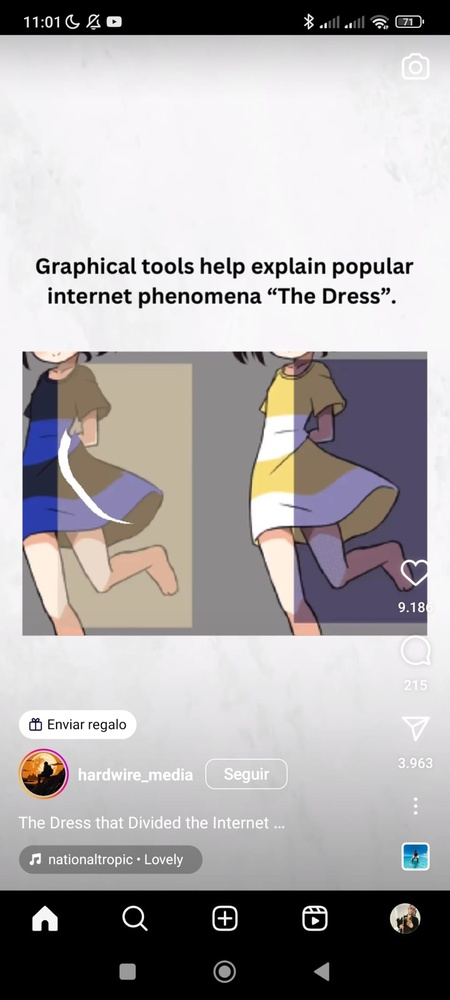
%> input picture Grado_Ingenieria_Informatica/3_Curso/2_Cuatrimestre/Sistemas_de_Percepcion/Practicas/Práctica2/WhatsApp Image 2024-03-24 at 14.49.37.jpeg, 450 x 1000 px, shrunk from 921 x 2048 before the run
$ octave --eval "result = funcion_segmenta_imagen(imread('../../../../../3_Curso/2_Cuatrimestre/Sistemas_de_Percepcion/Practicas/Práctica2/WhatsApp Image 2024-03-24 at 14.49.37.jpeg'));"   (GNU Octave 9; MATLAB toolbox functions it lacks are replaced by stand-ins)
%> lines starting %> are read from the running program, lines starting %| are printed output that depends on the picture; in (x1, y1, x2, y2) boxes, pixels count from 0 and x2, y2 are one past the last pixel; in counts of white or black regions, pixels touching at a corner belong together; the program's own positions count from 1
### Grado_Ingenieria_Informatica/Asignaturas_Optativas/Sistemas de Percepción/Parte3/Funciones/funcion_otsu.m
function T = funcion_otsu(I)
    %% En matlab 255*graythres(I)
    h = imhist(I);

    % Número total de píxeles
    numPix = sum(h);

    % Valor de gris medio global
    valoresGris = 0:255;
    gMedio = sum(valoresGris .* h') / numPix;

    varianzas = zeros(256, 1);

    for T = 1:255
        varianzas(T) = calcula_varianza_entre_clases(T, h, numPix, gMedio);
    end

    % Encontrar el umbral que maximiza la varianza entre clases
    [~, T] = max(varianzas);
    T = T - 1; % Ajustar el índice para que sea un valor de gris válido (0-255)
end

### Grado_Ingenieria_Informatica/Asignaturas_Optativas/Sistemas de Percepción/Parte3/Funciones/funcion_calcula_media_region_histograma.m
function [gMedio, numPix] = funcion_calcula_media_region_histograma(h, gIni, gFin)
    numPix = sum(h(gIni : gFin))

    if(numPix > 0)
        conteo = 0;
        for g = gIni:gFin
            conteo = conteo + g*h(g);
        end
        gMedio = conteo / numPix;
    else
        gMedio = [];
    end

end

### Grado_Ingenieria_Informatica/3_Curso/2_Cuatrimestre/Sistemas_de_Percepcion/Practicas/Parte2/Práctica 4/Funciones/calcula_varianza_entre_clases.m
function var = calcula_varianza_entre_clases(T, h, numPix, gmedio)
    gIni = 1;
    gFin = round(T);

    % Valor de gris medio de la primera clase
    [gmedio1, numPix1] = funcion_calcula_media_region_histograma(h, gIni, gFin);

    gIni = round(T) + 1;
    gFin = 256;

    % Valor de gris medio de la segunda clase
    [gmedio2, numPix2] = funcion_calcula_media_region_histograma(h, gIni, gFin);


    if numPix1 * numPix2 == 0
        var = 0;
    else % nunmPix1 * numPix2 > 0
        % Probabilidad de ocurrencia de la primera clase
        w1 = numPix1/numPix;

        % Probabilidad de ocurrencia de la segunda clase
        w2 = numPix1/numPix;

        % Varianza entre clases
        var = w1*((gmedio1-gmedio)^2) + w2*((gmedio2-gmedio)^2);

    end

end

### Grado_Ingenieria_Informatica/Asignaturas_Optativas/Sistemas de Percepción/Parte2/Práctica 5/Funciones/funcion_segmenta_imagen.m
function [Ietiq, N] = funcion_segmenta_imagen(I)
    % Leer la imagen
    % Si la imagen es RGB, convertirla a escala de grises
        if size(I, 3) == 3
            I = rgb2gray(I);
        end

    % Calcular el histograma de la imagen
    h = imhist(I);

    % Mostrar el histograma
    figure;
    bar(h);
    title('Histograma de la imagen');
    xlabel('Nivel de gris');
    ylabel('Frecuencia');

    % Calcular el umbral utilizando el método de Otsu
    T = funcion_otsu(I);

    % Binarizar la imagen usando el umbral calculado
    Ibin = I > T;

    % Mostrar la imagen binarizada
    figure;
    imshow(Ibin);
    title('Imagen binarizada utilizando el umbral de Otsu');

    % Etiquetar las regiones conectadas en la imagen binarizada
    [Ietiq, N] = bwlabel(Ibin);

    % Mostrar la imagen etiquetada
    figure;
    imshow(label2rgb(Ietiq));
    title(['Imagen etiquetada con ', num2str(N), ' regiones conectadas']);
end
%> in funcion_segmenta_imagen, `I = rgb2gray(I);`:
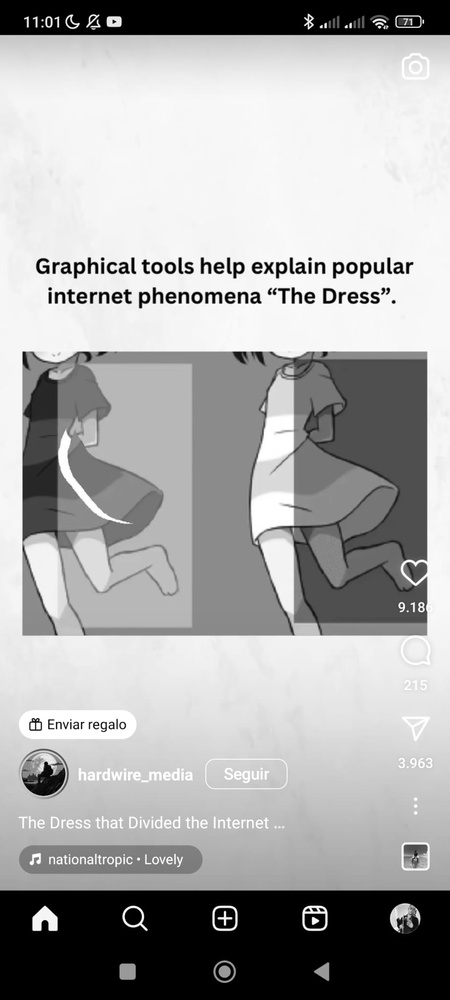
%> I: size 1000x450 uint8; min 0, max 255, mean 169.8
%> in funcion_segmenta_imagen, `h = imhist(I);`: h = 256 values, max 54950 at index 1, min 79 at index 28, mean 1757.8
%> in funcion_segmenta_imagen, `ylabel('Frecuencia');`:
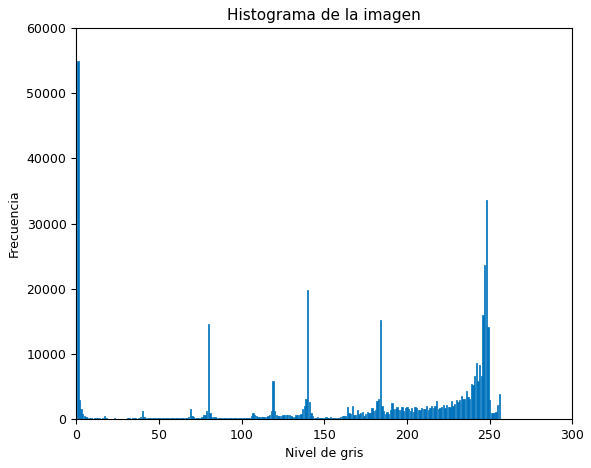
%> figure redrawn from the program's plot data; tallest bar 54950 high, from x = 0.6 to 1.4
%> in funcion_otsu, `numPix = sum(h);`: numPix = 450000
%> in funcion_otsu, `gMedio = sum(valoresGris .* h') / numPix;`: gMedio = 169.8
%> the loop in funcion_otsu, `for T = 1:255` made 255 passes
%> (gmedio1 in calcula_varianza_entre_clases, numPix1 in calcula_varianza_entre_clases, gmedio2 in calcula_varianza_entre_clases, numPix2 in calcula_varianza_entre_clases, w1 in calcula_varianza_entre_clases, w2 in calcula_varianza_entre_clases) on passes 1 to 3: (1, 54950, 194.4, 395050, 0.122, 0.122), (1.05, 57951, 195.9, 392049, 0.129, 0.129), (1.1, 59526, 196.6, 390474, 0.132, 0.132)
%> after the loop in funcion_otsu, `for T = 1:255`: varianzas = 256 values, max 7370.2 at index 255, min 0 at index 256, mean 4623.6
%> in funcion_otsu, `[~, T] = max(varianzas);`: T = 255
%> in funcion_otsu, `T = T - 1;`: T = 254
%> in funcion_segmenta_imagen, `Ibin = I > T;`:
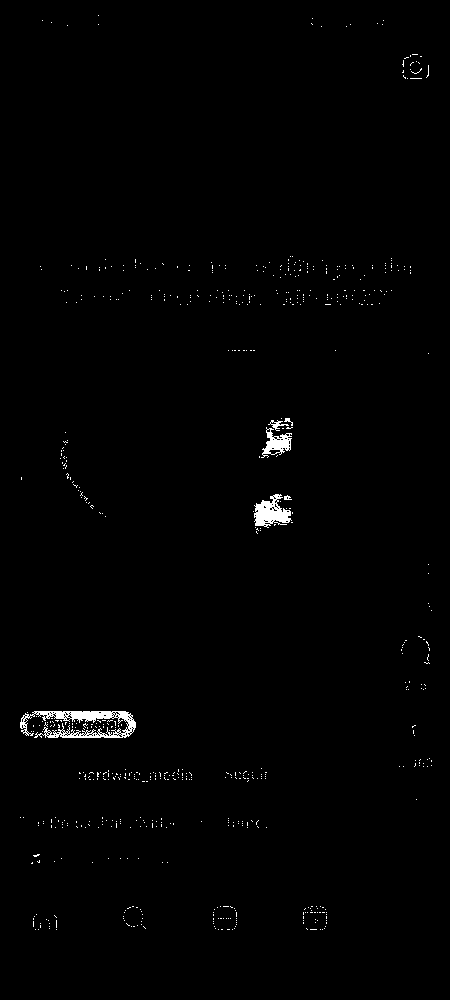
%> Ibin: size 1000x450 logical; 0.86% white; 669 white regions (663 under 20 px), largest, box (x1, y1, x2, y2) and area: (20, 711, 136, 738) 1417, (254, 494, 292, 528) 714, (261, 427, 292, 458) 426, (268, 420, 289, 431) 77, (284, 418, 293, 426) 28, (284, 495, 292, 500) 25
%> in funcion_segmenta_imagen, `[Ietiq, N] = bwlabel(Ibin);`: Ietiq: size 1000x450 double; 670 distinct labels, from 0 to 669
%> in funcion_segmenta_imagen, `[Ietiq, N] = bwlabel(Ibin);`: N = 669
%> in funcion_segmenta_imagen, `imshow(label2rgb(Ietiq));`:
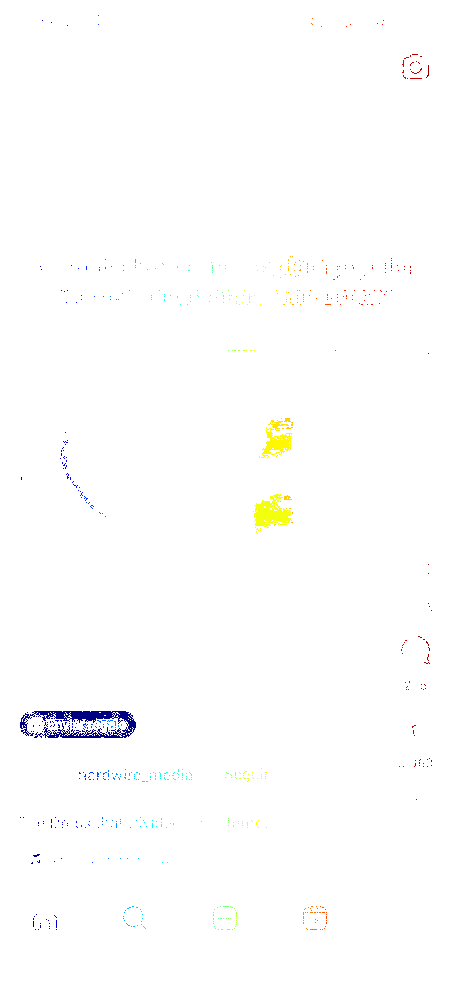
%> displayed picture: size 1000x450x3, on the screen's scale of 0 to 255; mean R, G, B 253.8, 253.8, 253.6
